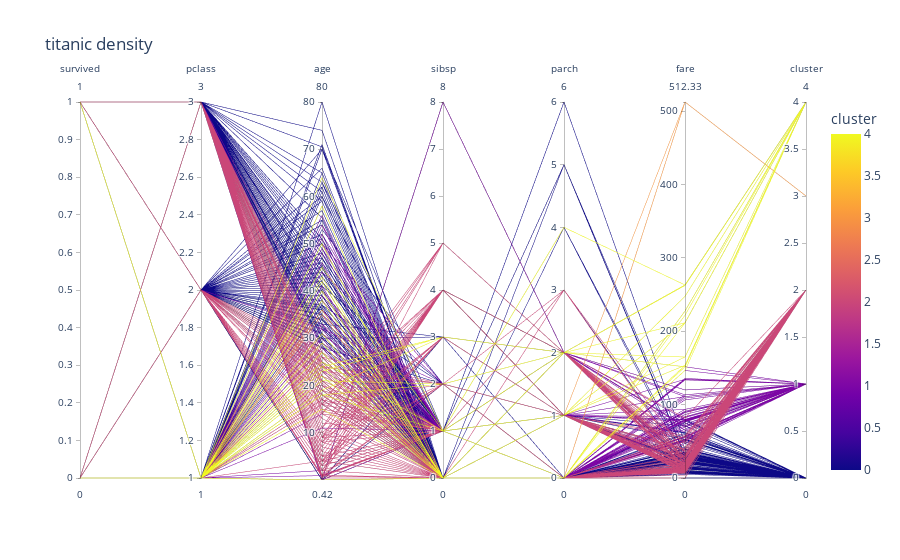

The notebook cell this image was saved under:
### Code cell
fig = px.parallel_coordinates(df, title='titanic density',color='cluster')
fig.show()

### Figure 1 — Plotly figure (JSON) as saved in the notebook; plotly's stock layout.template omitted (floating-point values rounded to 4 significant figures; data arrays with more than 128 entries replaced by an {"elided": "..."} marker saying what was removed)
{"data": [{"dimensions": [{"label": "survived", "values": {"elided": "891 int values"}}, {"label": "pclass", "values": {"elided": "891 int values"}}, {"label": "age", "values": {"elided": "891 float values"}}, {"label": "sibsp", "values": {"elided": "891 int values"}}, {"label": "parch", "values": {"elided": "891 int values"}}, {"label": "fare", "values": {"elided": "891 float values"}}, {"label": "cluster", "values": {"elided": "891 int values"}}], "domain": {"x": [0, 1], "y": [0, 1]}, "line": {"color": {"elided": "891 int values"}, "coloraxis": "coloraxis"}, "name": "", "type": "parcoords"}], "layout": {"coloraxis": {"colorbar": {"title": {"text": "cluster"}}, "colorscale": [[0, "#0d0887"], [0.1111, "#46039f"], [0.2222, "#7201a8"], [0.3333, "#9c179e"], [0.4444, "#bd3786"], [0.5556, "#d8576b"], [0.6667, "#ed7953"], [0.7778, "#fb9f3a"], [0.8889, "#fdca26"], [1, "#f0f921"]]}, "legend": {"tracegroupgap": 0}, "title": {"text": "titanic density"}}}
